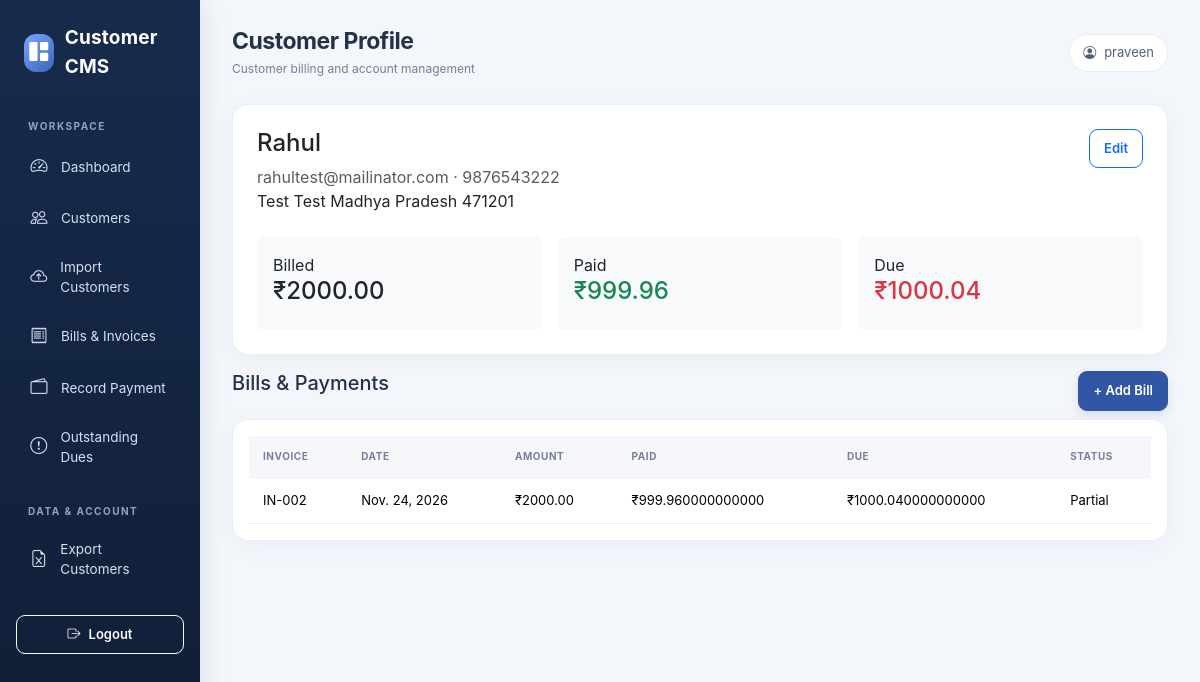
Screenshot of /customers/1/ (signed in) with the database file from the repository.
### customers/models.py (models this page shows, shortened)
class Customer(models.Model):
    name = models.CharField(max_length=180)
    email = models.EmailField(blank=True)
    phone = models.CharField(max_length=20, db_index=True)
    alternate_phone = models.CharField(max_length=20, blank=True)
    address = models.TextField(blank=True)
    city = models.CharField(max_length=100, blank=True)
    state = models.CharField(max_length=100, blank=True)
    pincode = models.CharField(max_length=12, blank=True)
    is_active = models.BooleanField(default=True)
    created_at = models.DateTimeField(auto_now_add=True)
    class Meta:
        ordering = ["name"]
        constraints = [
            models.UniqueConstraint(fields=["phone"], name="unique_customer_phone")
        ]
    @property
    def total_billed(self):
        return sum((b.total_amount for b in self.bills.all()), Decimal("0.00"))
    @property
    def total_paid(self):
        return sum((p.amount for b in self.bills.all() for p in b.payments.all()), Decimal("0.00"))
    @property
    def total_due(self):
        return self.total_billed - self.total_paid

class Bill(models.Model):
    customer = models.ForeignKey(Customer, on_delete=models.PROTECT, related_name="bills")
    invoice_number = models.CharField(max_length=40, unique=True)
    bill_date = models.DateField()
    description = models.TextField(blank=True)
    total_amount = models.DecimalField(max_digits=12, decimal_places=2, validators=[MinValueValidator(Decimal("0.01"))])
    attachment = models.FileField(upload_to="bill_copies/%Y/%m/", blank=True,
        validators=[FileExtensionValidator(["pdf", "jpg", "jpeg", "png"])])
    notes = models.TextField(blank=True)
    created_by = models.ForeignKey(settings.AUTH_USER_MODEL, on_delete=models.SET_NULL, null=True)
    created_at = models.DateTimeField(auto_now_add=True)
    class Meta:
        ordering = ["-bill_date", "-id"]
    @property
    def paid_amount(self):
        return self.payments.aggregate(total=models.Sum("amount"))["total"] or Decimal("0.00")
    @property
    def due_amount(self):
        return self.total_amount - self.paid_amount
    @property
    def payment_status(self):
        if self.paid_amount == 0: return "Unpaid"
        if self.due_amount <= 0: return "Paid"
        return "Partial"

class Payment(models.Model):
    MODES = [("Cash","Cash"),("UPI","UPI"),("Bank Transfer","Bank Transfer"),("Cheque","Cheque"),("Other","Other")]
    bill = models.ForeignKey(Bill, on_delete=models.PROTECT, related_name="payments")
    payment_date = models.DateField()
    amount = models.DecimalField(max_digits=12, decimal_places=2, validators=[MinValueValidator(Decimal("0.01"))])
    mode = models.CharField(max_length=20, choices=MODES, default="Cash")
    reference = models.CharField(max_length=100, blank=True)
    notes = models.TextField(blank=True)
    created_by = models.ForeignKey(settings.AUTH_USER_MODEL, on_delete=models.SET_NULL, null=True)
    created_at = models.DateTimeField(auto_now_add=True)
    class Meta:
        ordering = ["-payment_date", "-id"]

### customers/views.py (the view)
# urls.py: path("customers/<int:pk>/", views.customer_detail, name="customer_detail"),
@login_required
def customer_detail(request, pk):
    customer = get_object_or_404(Customer, pk=pk)
    return render(request, "customers/customer_detail.html", {"customer": customer})

### templates/customers/customer_detail.html
{% extends "base.html" %}{% block heading %}Customer Profile{% endblock %}{% block content %}
<div class="card p-4 mb-3"><div class="d-flex justify-content-between"><div><h4>{{ customer.name }}</h4><div class="text-muted">{{ customer.email }} · {{ customer.phone }}</div><div>{{ customer.address }} {{ customer.city }} {{ customer.state }} {{ customer.pincode }}</div></div><a class="btn btn-outline-primary align-self-start" href="{% url 'customer_edit' customer.pk %}">Edit</a></div>
<div class="row g-3 mt-2"><div class="col-md-4"><div class="p-3 bg-light rounded">Billed <h4>₹{{ customer.total_billed|floatformat:2 }}</h4></div></div><div class="col-md-4"><div class="p-3 bg-light rounded">Paid <h4 class="text-success">₹{{ customer.total_paid|floatformat:2 }}</h4></div></div><div class="col-md-4"><div class="p-3 bg-light rounded">Due <h4 class="text-danger">₹{{ customer.total_due|floatformat:2 }}</h4></div></div></div></div>
<div class="d-flex justify-content-between mb-2"><h5>Bills & Payments</h5><a class="btn btn-primary btn-sm" href="{% url 'bill_create' %}">+ Add Bill</a></div>
<div class="card p-3"><table class="table"><thead><tr><th>Invoice</th><th>Date</th><th>Amount</th><th>Paid</th><th>Due</th><th>Status</th></tr></thead><tbody>{% for b in customer.bills.all %}<tr><td>{{ b.invoice_number }}</td><td>{{ b.bill_date }}</td><td>₹{{ b.total_amount }}</td><td>₹{{ b.paid_amount }}</td><td>₹{{ b.due_amount }}</td><td>{{ b.payment_status }}</td></tr>{% empty %}<tr><td colspan="6">No bills found.</td></tr>{% endfor %}</tbody></table></div>{% endblock %}

### templates/base.html (shortened to what this page needs)
<!doctype html>
<html lang="en">
<head>
<link href="https://cdn.jsdelivr.net/npm/bootstrap@5.3.3/dist/css/bootstrap.min.css" rel="stylesheet">
<link href="https://cdn.jsdelivr.net/npm/bootstrap-icons@1.11.3/font/bootstrap-icons.css" rel="stylesheet">
</head><body>
{% if user.is_authenticated %}
<div class="container-fluid"><div class="row">
<aside class="col-md-2 sidebar">
<div class="brand"><span class="brand-mark"><i class="bi bi-grid-1x2-fill"></i></span><span>Customer CMS</span></div>
<div class="nav-caption">Workspace</div>
<a href="{% url 'dashboard' %}"><i class="bi bi-speedometer2"></i>Dashboard</a>
<a href="{% url 'customer_list' %}"><i class="bi bi-people"></i>Customers</a>
<a href="{% url 'customer_import' %}"><i class="bi bi-cloud-arrow-up"></i>Import Customers</a>
<a href="{% url 'bill_list' %}"><i class="bi bi-receipt"></i>Bills & Invoices</a>
<a href="{% url 'payment_create' %}"><i class="bi bi-wallet2"></i>Record Payment</a>
<a href="{% url 'due_list' %}"><i class="bi bi-exclamation-circle"></i>Outstanding Dues</a>
<div class="nav-caption mt-3">Data & Account</div>
<a href="{% url 'export_customers' %}"><i class="bi bi-file-earmark-excel"></i>Export Customers</a>
<form method="post" action="{% url 'logout' %}" class="mt-4">{% csrf_token %}<button class="btn btn-outline-light btn-sm w-100"><i class="bi bi-box-arrow-right me-2"></i>Logout</button></form>
</aside>
<main class="col-md-10 main">
<div class="topbar"><div><h1 class="page-title">{% block heading %}Overview{% endblock %}</h1><div class="page-subtitle">Customer billing and account management</div></div><span class="user-chip"><i class="bi bi-person-circle me-2"></i>{{ user.username }}</span></div>
{% block content %}{% endblock %}
</main></div></div>
{% else %}{% block auth_content %}{% endblock %}{% endif %}
</body></html>

### templates/base.html (style rules this page uses)
:root { --navy:#14213d;--blue:#3157a4;--ink:#243247;--muted:#738096;--canvas:#f3f6fb }
* { box-sizing:border-box }
body { background:var(--canvas);color:var(--ink);font-family:Inter,system-ui,-apple-system,"Segoe UI",sans-serif }
.sidebar { min-height:100vh;background:linear-gradient(180deg,#172b4d 0%,#101d35 100%);padding:0 16px 22px;box-shadow:5px 0 24px rgba(21,40,72,.08) }
.brand { display:flex;align-items:center;gap:11px;color:#fff;padding:24px 8px 28px;font-size:19px;font-weight:750;letter-spacing:.2px }
.brand-mark { height:38px;width:38px;border-radius:12px;background:linear-gradient(135deg,#7aa7ff,#3b63b5);display:grid;place-items:center;font-size:19px }
.nav-caption { font-size:10px;color:#8fa4c4;text-transform:uppercase;letter-spacing:1.5px;padding:10px 12px 5px;font-weight:700 }
.sidebar a { color:#d6e0ef;text-decoration:none;display:flex;align-items:center;gap:12px;padding:11px 13px;border-radius:10px;margin:4px 0;font-size:13.5px;transition:.2s }
.sidebar a i { font-size:17px;width:20px;text-align:center }
.main { padding:28px 32px;max-width:1600px }
.topbar { display:flex;justify-content:space-between;align-items:center;margin-bottom:26px }
.page-title { font-size:23px;font-weight:750;letter-spacing:-.5px;margin:0 }
.page-subtitle { color:var(--muted);font-size:12px;margin-top:4px }
.user-chip { background:#fff;border:1px solid #e8edf5;padding:8px 13px;border-radius:30px;font-size:13px;color:#52627a }
.card { border:1px solid #e9eef5;border-radius:16px;box-shadow:0 5px 24px rgba(31,55,90,.045);background:#fff }
.table { --bs-table-bg:transparent;margin-bottom:0 }
.table thead th { background:#f5f7fb;color:#748198;text-transform:uppercase;letter-spacing:.55px;font-size:10px;font-weight:750;border-bottom:1px solid #e9eef5;padding:13px 14px;white-space:nowrap }
.table tbody td { padding:13px 14px;border-color:#edf1f6;font-size:13px;vertical-align:middle }
.btn { border-radius:9px;font-weight:600;font-size:13px;padding:9px 14px }
.btn-primary { background:var(--blue);border-color:var(--blue);box-shadow:0 4px 10px rgba(49,87,164,.14) }

### rows the page displays
Customer: name "Rahul", email "rahultest@mailinator.com", phone "9876543222", address "Test", city "Test", state "Madhya Pradesh", pincode "471201", total_billed "2000.00", total_paid "999.96", total_due "1000.04"
Bill: invoice_number "IN-002", bill_date "Nov. 24, 2026", total_amount "2000.00", paid_amount "999.960000000000", due_amount "1000.040000000000", payment_status "Partial"

### other values shown
{{ user.username }} "praveen"
